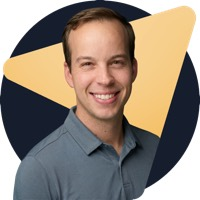
#> input picture assets/vcard-photo.jpg, 200 x 200 px
$ python build-vcf.py
#> lines starting #> are read from the running program, lines starting #| are printed output that depends on the picture
#!/usr/bin/env python3
"""Regenerates drew-sparks.vcf and drew-sparks.min.vcf, and patches the VCARD
string inlined in index.html to match the minified card exactly.

Contact details live here, in index.html's CONTACT rows, and in that inlined
VCARD string. Change one, change the others -- the inlined string must stay
byte-identical to drew-sparks.min.vcf or the Contact QR and the downloaded
card disagree. This script keeps that last pair in sync automatically: with a
base64 photo blob involved, hand-copying it into index.html is exactly the
kind of thing that silently drifts.

    python3 build-vcf.py

Requires Pillow (already a dependency of build-icons.py):
    pip install Pillow
"""
import base64, io, os, re, textwrap

from PIL import Image

PHOTO = 'assets/vcard-photo.jpg'          # 400x400 master
INDEX_HTML = 'index.html'

# The downloadable card is fetched over the network like any file, so its photo
# is only limited by taste. 300px matches what the pre-DriverLanding card
# shipped, at ~11KB.
FULL_PHOTO_SIZE = 300
FULL_PHOTO_QUALITY = 72

# The minified card carries NO photo, deliberately.
#
# A 96x96 thumbnail was tried and reverted: it pushed the QR from 57 to 149
# modules, and real-world scanning got noticeably harder -- enough that the
# picture was not worth it. A simulation had suggested the density was fine;
# scanning it on an actual phone in an actual room said otherwise, and that is
# the measurement that counts.
#
# Keeping this text-only holds the code at version 10 / 57 modules, which is
# 3.3 CSS pixels per module at the 200px it renders at -- chunky and forgiving.
# For a contact photo offline, the Send Contact button shares the full .vcf
# (with its 300px photo) straight to a nearby phone instead; see README.
QR_ECL = 'M'

C = dict(
    fn='Drew Sparks', n='Sparks;Drew;;;', org='DriverLanding, LLC', title='Founder',
    tel='(865) 236-1194', tel_e164='+18652361194', email='drew@driverlanding.com',
    site='https://driverlanding.com', card='https://www.driverlanding.com/card/',
    li='https://www.linkedin.com/in/drewksparks/',
    cal='https://calendly.com/driverlanding/intro',
    note='Driver recruiting landing pages, job distribution, and pipeline '
         'analytics for trucking carriers.',
)


def fold(line, limit=75):
    """RFC 2425 folding: <=75 octets per line, continuations prefixed with one space."""
    b = line.encode('utf-8')
    if len(b) <= limit:
        return [line]
    out, first = [], True
    while b:
        take = limit if first else limit - 1
        cut = min(take, len(b))
        while cut > 0 and cut < len(b) and (b[cut] & 0xC0) == 0x80:
            cut -= 1                      # never split a multi-byte character
        chunk, b = b[:cut], b[cut:]
        out.append(chunk.decode('utf-8') if first else ' ' + chunk.decode('utf-8'))
        first = False
    return out


def write(path, lines):
    with open(path, 'wb') as fh:
        fh.write(('\r\n'.join(lines) + '\r\n').encode('utf-8'))
    print(f'{path}: {os.path.getsize(path)} bytes, {len(lines)} lines')


def patch_index_html(min_lines, card_url):
    """Rewrites the inlined VCARD array to match min_lines exactly, keeping the
    URL line as a `+ CARD_URL` expression rather than a baked-in literal."""
    html = open(INDEX_HTML, encoding='utf-8').read()

    js_lines = []
    for l in min_lines:
        if l == 'URL:' + card_url:
            js_lines.append("'URL:' + CARD_URL")
        else:
            escaped = l.replace('\\', '\\\\').replace("'", "\\'")
            js_lines.append(f"'{escaped}'")

    new_block = "var VCARD = [\n    " + ',\n    '.join(js_lines) + "\n  ].join('\\r\\n') + '\\r\\n';"

    pattern = re.compile(r"var VCARD = \[[\s\S]*?\]\.join\('\\r\\n'\) \+ '\\r\\n';")
    if not pattern.search(html):
        raise SystemExit('could not find the VCARD array in index.html -- has it been renamed?')
    html = pattern.sub(lambda _m: new_block, html, count=1)

    open(INDEX_HTML, 'w', encoding='utf-8').write(html)
    print(f'{INDEX_HTML}: VCARD array patched ({len(js_lines)} lines)')


# --- Full card: every field plus a full-quality photo. This is the download
#     target, fetched over the network like any file, so it does not need to
#     fit inside a QR's data budget. ---
props = [
    'BEGIN:VCARD', 'VERSION:3.0',
    'N:' + C['n'], 'FN:' + C['fn'], 'ORG:' + C['org'], 'TITLE:' + C['title'],
    'TEL;TYPE=CELL,VOICE:' + C['tel'],
    'EMAIL;TYPE=WORK,INTERNET:' + C['email'],
    'URL;TYPE=WORK:' + C['site'],
    'X-SOCIALPROFILE;TYPE=linkedin:' + C['li'],
    # item-grouped URLs give iOS a real label instead of "url".
    'item1.URL:' + C['cal'],  'item1.X-ABLabel:Book a Meeting',
    'item2.URL:' + C['li'],   'item2.X-ABLabel:LinkedIn',
    'item3.URL:' + C['card'], 'item3.X-ABLabel:Digital Card',
    'ADR;TYPE=WORK:;;;Knoxville;TN;;USA',
    'NOTE:' + C['note'],
]

lines = []
for p in props:
    lines.extend(fold(p))

_full = Image.open(PHOTO).convert('RGB').resize((FULL_PHOTO_SIZE, FULL_PHOTO_SIZE), Image.LANCZOS)
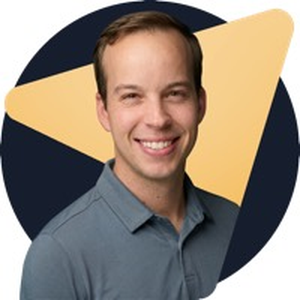
#> _full: PIL image 300x300 RGB; mean R, G, B 147, 134.2, 121.2
_buf = io.BytesIO()
_full.save(_buf, 'JPEG', quality=FULL_PHOTO_QUALITY, optimize=True)
print(f'full-card photo: {FULL_PHOTO_SIZE}x{FULL_PHOTO_SIZE} @ quality {FULL_PHOTO_QUALITY} -> '
      f'{len(_buf.getvalue())} bytes jpeg')
photo = base64.b64encode(_buf.getvalue()).decode()
# vCard 3.0 base64: break immediately after the property colon, then one
# leading space on every continuation line.
lines.append('PHOTO;TYPE=JPEG;ENCODING=b:')
lines.extend(' ' + c for c in textwrap.wrap(photo, 74))
lines.append('END:VCARD')
write('drew-sparks.vcf', lines)

# --- Minified card: text only, kept small so the QR stays easy to scan. This
#     is what the Contact QR encodes. ---
min_lines = [
    'BEGIN:VCARD', 'VERSION:3.0',
    'N:' + C['n'], 'FN:' + C['fn'], 'ORG:DriverLanding', 'TITLE:' + C['title'],
    'TEL;TYPE=CELL:' + C['tel_e164'], 'EMAIL:' + C['email'],
    'URL:' + C['card'], 'END:VCARD',
]
write('drew-sparks.min.vcf', min_lines)
patch_index_html(min_lines, C['card'])
#> (the run stopped early here; a loop or call above may not have finished)
